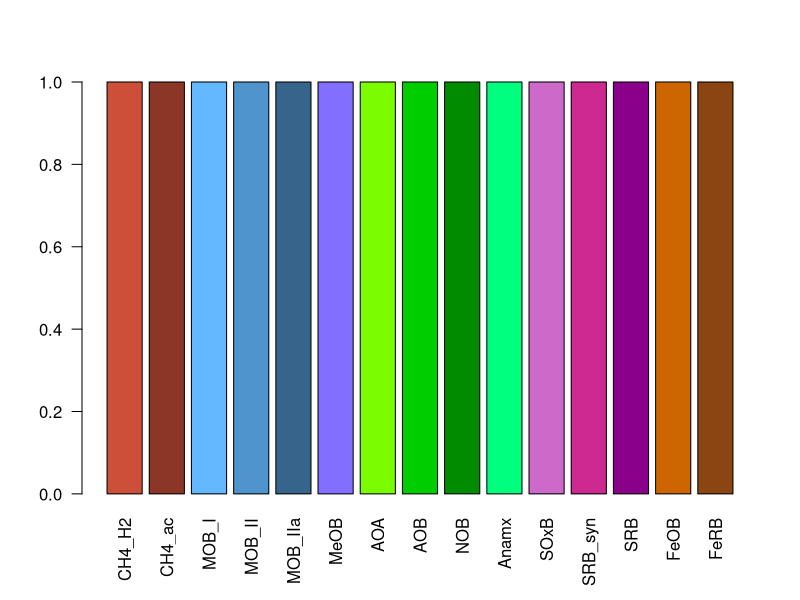

Write R code to recreate this figure.
#################################################################################################
#################################################################################################
# OTU subsetting modules v.0.1
# Split from plotting heatmaps 3.4

#################################################################################################
#################################################################################################
#### OUTLINE ####

### 1) Filter OTU table by sample subset
##   a) OTU sample subsetting Function
#        Delta_OTU <- Samp_subset_OTU(otu_V, Delta_sites)

### 2) Filter corrRank OTUs by correlation cutoff
##   a) Corr Ranks filtered --  For heatmaps
#        corrRank_gU <- unique(corrRank_OTU[1:(ncol(corrRank_OTU)-3)]) # Unique genus data
                                                                       # Drops OTU id, "Taxon" corr[last 3 cols]
#        Corr_filt_r <- unique(corrRanks_filt(otu_V, corrRank_gU, "Genus", 0.5))

##   b) Corr filtered OTUs  -- for barplots
#        CorrFilt_OTU <- corrFilt_OTU(otu_V, CH4corrRanksOTU, "Genus", 0.5)

### 3) Get OTU functional "GUILDS" for BGC cycling
##   a) Function to make grep output DF with OTU #'s
#        methano <- Subs_to_DF(methano)

##   b) Function to retrive 16S Guilds using grep
#        Guild_OTUs <- Get_16S_Guilds(otu_V)

##   c) Generate color pallete for Guilds
#        Made manually, saved as fixed

#################################################################################################
# Import packagaes
suppressMessages(library(Hmisc))
library(ggplot2)
library(RColorBrewer)
library(reshape2)
#suppressMessages(library(cowplot))
#theme_set(theme_grey())

#################################################################################################
## Import testing Data

# Read import module for testing convenience here, still a bit of mucking around in pre-processing
#source("Import_SalOTU_dat_Plot_test_v0.1.R")

# Reimport color legend from barplots
#Taxons3d <-read.table("Test_taxonomy_color_pallete.txt", sep="\t", header = T)
# head(Taxons3d)

#################################################################################################
#################################################################################################

#################################################################################################
#### 1) Sample Subsetting

### Generate separate Delta sites metadata
# Separate Delta Sites (oligo and FW)
#levels(Meta_iTag$SALTgroup)
#Meta_iTag_FW <- Meta_iTag[Meta_iTag$SALTgroup =="FW",]
#Meta_iTag_Oligo <- Meta_iTag[Meta_iTag$SALTgroup =="Oligo",]

#Meta_iTag_Delta <-rbind(Meta_iTag_FW, Meta_iTag_Oligo)
# Meta_iTag_Delta

#Delta_sites <-data.frame(Meta_iTag_Delta[,"Sample"])                 # DF of Delta sites
#colnames(Delta_sites) [1] <- "Sample"                                # Rename column "Sample"
#Delta_sites["Samp_Index"] <- seq(1:nrow(Delta_sites))                # Make sample index for reordering post-merges
# Delta_sites

#####################################
### a) OTU sample subsetting function

# Takes as input an OTU Table and Sample subset, which contains a sample column and index column
# TODO: ABSTRACT VARS IN FUNCTION, ADDING DEFAULTS

# get OTU sample subset function
Samp_subset_OTU = function(otu_V, Samp_subset) { 
# Separate data and taxonomy columns
    Count_cols <- sapply(otu_V, is.numeric)                               # are columns numeric?
    Tax_cols <- otu_V[!Count_cols]                                        # Get Taxonomy columns  dim(Tax_cols)  # head(Tax_cols)
    otu_d <- data.frame(otu_V[Count_cols])                                # Get count data (Sample) columns

    # Subset data columns by Sample subset, using merge on transp.        # Passing column list didn't work, why?
    otu_dT <-data.frame(t(otu_V[Count_cols]))                             # transp. counts and DF 
    otu_dT["Sample"] <- row.names(otu_dT)                                 # Make sample column 
    otu_SubsetT <- merge(Samp_subset, otu_dT)                             # Merge with subset of samples 
    otu_SubsetT <- otu_SubsetT[order(otu_SubsetT["Samp_Index"]),]         # Sort by Sample Index

    # Retranspose and cbind Taxonomy data
    row.names(otu_SubsetT) <- otu_SubsetT[,"Sample"]                      # replace rownames w. Sample names (pre-transp.)
    otu_SubsetT <- otu_SubsetT[3:ncol(otu_SubsetT)]                       # Drop first two cols (Sample, Samp_Index from merge)
    otu_Subset_d <-data.frame(t(otu_SubsetT))                             # Transpose to OTU table               #dim(otu_Delta_d) #head(otu_Delta_d)
    otu_Subset <- cbind(otu_Subset_d, Tax_cols)                           # add back Taxonomy data
    return(otu_Subset)
}

# Subset Delta samples from OTU table
#Delta_OTU <- Samp_subset_OTU(otu_V, Delta_sites)
#head(Delta_OTU)



#################################################################################################
#### 2) Filter corrRank object by correlation cutoff ####

#########################################
### a) Corr Ranks filtered --for heatmaps

# Takes a corrRanks table of correlations, cuts rows with r < r_cut in rank_var
# returns only Taxonomy data and Corr across ranks

corrRanks_filt = function(otu_V, corrRanks, rank_var, r_cut){          # Simplified from v.3.1

    #corrRanks <- CH4corrRanksOTU_Delta 
    #chunk_var <- "Genus"
    rank_r <- paste0(rank_var,"_r")
    abs_rank_r <-paste0("abs_", rank_r)
    #r_cut <- 0.5

    # Get abs val of ranks
    corrRanks[abs_rank_r] <-abs(corrRanks[,rank_r])

    # Get corr filtered ranks 
    corrRanks_F <- corrRanks[corrRanks[,abs_rank_r] > r_cut,]         
    corrRanks_F <- corrRanks_F[,1:(ncol(corrRanks_F)-1)]
    row.names(corrRanks_F) <-  make.unique(as.character(corrRanks_F[,rank_var]))  # Rename rows
    return(corrRanks_F)
    
    
    # Select column of interest, make DF
    #r_Filt_rank <-data.frame(corrRanks_F[, rank_var])
    #colnames(r_Filt_rank)[1] <- rank_var
    #r_Filt_rank[rank_r]<-corrRanks_F[,rank_r]
    #return(r_Filt_rank)
    return(corrRanks_F)
}

# prepare data 
#corrRank_OTU <- CH4corrRanksOTU_Delta
#corrRank_gU <-unique(corrRank_OTU[1:(ncol(corrRank_OTU)-3)])                     # Drop OTU data, Taxonomy corr...   # remove last 3 cols: OTU and Tax corr

# Use corrRanks_Filt function
#Corr_filt_r <- unique(corrRanks_filt(otu_V, corrRank_gU, "Genus", 0.5))
#dim(Corr_filt_r); head(Corr_filt_r)


#########################################
### b) Corr filtered OTUs --for barplots

# Takes OTU table and corrRanks, returns OTUs > corr cutoff r value

# Function to get corr. filtered OTU table from corrRanks object
corrFilt_OTU = function(otu_V, corrRanks, chunk_var, r_cut){

    # Filter corrRanks by abs(chunk_var) > r_cut 
    chunk_r <- paste0(chunk_var,"_r")                               # Get colname tax rank corr. var., here [chunk] 
    abs_chunk_r <-paste0("abs_", chunk_r)                           # Get colname for abs of corr(chunk) 
    corrRanks[abs_chunk_r] <-abs(corrRanks[,chunk_r])               # Get abs val of chunk
    corrRanks_F <- corrRanks[corrRanks[,abs_chunk_r] > r_cut,]      # Get corr filtered corrRanks data 

    # Make DF of corr. filtered Taxa, corr. r values, OTU_ID
    r_Filt_rank <-data.frame(corrRanks_F[,chunk_var])               # Taxa names 
    colnames(r_Filt_rank)[1] <- chunk_var                           # Label Taxa col
    r_Filt_rank[chunk_r]<-corrRanks_F[,chunk_r]                     # Get correlation r values
    r_Filt_rank["OTU"] <- corrRanks_F[,"OTU"]                       # Add OTU column for merge below...      # dim(r_Filt_rank); head(r_Filt_rank)

    # Merge with abundance table 
    otu_Vo <- otu_V                                                 # copy otu table
    otu_Vo["OTU"]<-row.names(otu_Vo)                                # add otu_IDs as col.
    r_Filt_OTU <- merge(otu_Vo, r_Filt_rank)                        # Merge with abundance 
    return(r_Filt_OTU)                                                                                  # dim(r_Filt_OTU); head(r_Filt_OTU)
}


# Test OTU_corr_filt function
#CorrFilt_OTU <- corrFilt_OTU(otu_V, CH4corrRanksOTU, "Genus", 0.5)
#dim(CorrFilt_OTU); head(CorrFilt_OTU)

#CorrFilt_OTU_Delta <- corrFilt_OTU(Delta_OTU, CH4corrRanksOTU_Delta, "Genus", 0.5)
# dim(CorrFilt_OTU_Delta); head(CorrFilt_OTU_Delta)


#################################################################################################
#### 3) Get OTU functional "Guilds" for BGC cycling ####

###################################################
### a) Function to make grep output DF with OTU #'s
# Needed to parse many greps below

## function for grep results to strip Taxa and make factors
Subs_to_DF = function(otu_Sub, Tax_sort="Consensus.lineage"){
    Count_cols <- sapply(otu_Sub, is.numeric)                               # are columns numeric?
    Tax_cols <- otu_Sub[!Count_cols]                                        # Get Taxonomy columns  dim(Tax_cols)  # head(Tax_cols)
    Tax_cols[] <- lapply(Tax_cols, factor)                                   # Convert each col to factor (needed after grep)                      

    #Tax_Sub[] <- lapply(Tax_cols, factor)                                   # Convert each col to factor (needed after grep)                      
    Tax_Sub <-data.frame(Tax_cols)                                           # Make data frame, otu rownames dropped

    #Tax_Sub <-data.frame(Tax_Sub[])                                           # Make data frame, otu rownames dropped
    #Tax_Sub["OTU"]<-row.names(Tax_cols)                                     # Replace OTU names as column
    Tax_Sub <-Tax_Sub[order(Tax_Sub[,Tax_sort]),]                           # sort by Tax_sort
    return(Tax_Sub)
}

##################################################
### b) Function to retrive 16S Guilds using grep
# approximation of BGC function using organism names x Review Papers on function

Get_16S_Guilds = function(otu_V){

    #############################################
    # Methanogens

    methano <- otu_V[grepl("Methano", otu_V$Consensus.lineage),]                        # Get methanogens 
    methano <- Subs_to_DF(methano)                                                      # Fxn to get Taxon. DF with factors   
    methano["Guild"] <- ifelse(methano$Order=='Methanosarcinales', "CH4_ac", "CH4_H2")  # ifelse -> GUILDS
    # Note here did not separate strictly acetoclastic Family Methanosaetaceae from other mixotrophic Methanosarcina(s)
    # dim(methano); levels(methano$Genus); # unique(methano)  # methano

    #############################################
    # Methylotrophs 

    methylo <- otu_V[grepl("Methylo", otu_V$Consensus.lineage),]                                 # Get methylo from OTU table    
    methylo <- Subs_to_DF(methylo)                                                               # use function to get Taxon. DF with factors   

    # Use ifelse to make new column of methylo GUILDS
    # MOB IIa based on Kneif et al. 2015 Front. Microb, other fine differences ignored (e.g. IIb, Ia-c)
    methylo["Guild"] <- ifelse(methylo$Class=='Gammaproteobacteria', "MOB_I", 
                            ifelse(methylo$Family=='Methylocystaceae', "MOB_IIa",            # MOB_IIa called before...
                            ifelse(methylo$Class=='Alphaproteobacteria', "MOB_II",           # all MOB II
                            ifelse(methylo$Class=='Betaproteobacteria', "MeOB", NA ))))      # "Methyoltrophs"

    methylo["Guild"]<-factor(methylo$Guild, levels = c("MOB_I","MOB_II", "MOB_IIa", "MeOB"))     # Reorder Guild factor
    methylo <- methylo[order(methylo$Guild),]                                                    # Sort by Guild
    #dim(methylo); levels(methylo$Genus); levels(methylo$Guild); unique(methylo); #methylo  #levels(MOB_II$Class);

    #############################################
    # ANME  -- weren't included in total, no counts
    ANME <- otu_V[grepl("ANME", otu_V$Consensus.lineage),]                        # Get methylo from OTU table    
    ANME <- Subs_to_DF(ANME)                                                      # use function to get Taxon. DF with factors 
    #ANME

    #############################################
    # Nitrifiers

    # Get ammonia oxidizers and nitrite oxidizers                                 # Slightly trickier than other groups
    nitros <- otu_V[grepl("Nitros", otu_V$Consensus.lineage),]   

    # Get only AOA, AOB (nitroso)
    nitroso <- nitros[grepl("Nitroso", nitros$Consensus.lineage),]       
    nitroso <- Subs_to_DF(nitroso)                                                # use function to get Taxon. DF with factors      
    nitroso["Guild"] <- ifelse(nitroso$Kingdom=='Archaea', "AOA", "AOB")          # Label AOA vs. AOB by Kingdom 
    # dim(nitroso); levels(nitroso$Genus);  #unique(nitroso)

    # Get NOB as opposite set from AOA/AOB, drop SRB
    nitros2 <- nitros[!grepl("Nitroso", nitros$Consensus.lineage),]       
    nitros2 <- nitros2[!grepl("desulfo", nitros2$Consensus.lineage),]             # Drop sulfate reducing Nitrospira (Not MOB), ambigs
    # nitros2 <- nitros2[!grepl("NitrospiralesOR", nitros2$Consensus.lineage),]   # Could drop ambig (Order, could be desulf)
                                                                              # But appears at least one is (+)~CH4
    nitros2 <- Subs_to_DF(nitros2)                                                # use function to get Taxon. DF with factors      
    nitros2["Guild"] <- "NOB"                                                     # dim(nitros2); levels(nitros2$Family);   #unique(nitros2) #nitros2# [1:40,]
    
    #############################################
    # ANAMMOX
    anamox_list <-"(Kuenenia|Anammoxoglobus|Scalindua|Brocadia|Jettenia)"
    anamox <- otu_V[grepl(anamox_list, otu_V$Consensus.lineage),] 
    anamox <- Subs_to_DF(anamox)
    anamox["Guild"] <-"Anamx"                                                     # levels(anamox$Genus); unique(anamox)# anamox; 


    #############################################
    # Sulfate Reducers
    
    # Sourced from SRB reviews: Plugge et al. 2011 Front Microb; Muller et al. 2015 ISMEJ
    Desulf <- otu_V[grepl("Desulf", otu_V$Consensus.lineage),]               # Get Desulfo --ALL

    # Drop non SRB "Desulf"
    Desulf <- Desulf[!grepl("Nitros", Desulf$Consensus.lineage),]            # Drops Nitrospinaceae, in Order: Desulfobacterales 
    Desulf <-Desulf[!grepl("Syntroph",Desulf$Consensus.lineage),]            # Drops Syntrophs (own group), according to Plugge et al. 2011 Front. Microb.
    Desulf <-Desulf[!grepl("Geobacter",Desulf$Consensus.lineage),]           # Drops Geobacter (own group), according to Plugge et al. 2011 Front. Microb.
    Desulf <- Subs_to_DF(Desulf)                                             # dim(Desulf); levels(Desulf$Genus); # unique(Desulf)

    ##### Get misc. SRB (not Desulf), based on Trees in Muller et al. 2015 ISME
    SRB_xtra<-"(Caldiserica|Thermanaeromonas|Sporomusaceae|Carboxydothermus|Pelotomaculum|
                Moorella |Ammonifex|Acetonema|Thermosinus|Thermanaeromonas|Carboxydothermus|Caldiserica|
                Gordonibacter|Thermodesulfobium|Thermodesulfovibrio|Magnetobacterium)" 
    Desulf2 <- otu_V[grepl(SRB_xtra, otu_V$Consensus.lineage),]               # grep SRB_xtra 
    Desulf2 <- Subs_to_DF(Desulf2)                                            # dim(Desulf2); levels(Desulf2$Genus); #unique(Desulf2)# Desulf2; 

    # Sulfate reducing ARCHAEA, from Muller et al. 2015 ISME
    SRA_list<-"(Archeoglobus|Pyrobaculum|Vulcanisaeta|Caldirvirga)"           # Sulfate red. archaea
    SRA <- otu_V[grepl(SRA_list, otu_V$Consensus.lineage),]                   # Get SRA
    SRA <- Subs_to_DF(SRA)                                                    # levels(SRA$Genus); unique(SRA)# SRA

    ## Combine SRB lists and label (note no SRA here so passing over)
    SRB <- rbind(Desulf, Desulf2)
    SRB["Guild"]<-"SRB"
    #dim(SRB); levels(SRB$Genus); #SRB

    ##### Split out syntrophs SEPARATELY
    # several non SRB, non-"Desulfo" syntrophs; eg. several ;o__Clostridiales;f__Syntrophomonadaceae; Delta D;f__Syntrophobacteraceae
    Syntroph <- otu_V[grepl("Syntroph", otu_V$Consensus.lineage),] 
    Syntroph <- Subs_to_DF(Syntroph)
    Syntroph["Guild"] <-"SRB_syn"                                             # dim(Syntroph); levels(Syntroph$Genus); #unique(Syntroph)

    #############################################
    # Sulfur Oxidizers
    # While many are Thio, add rest from Muller et al. 2015 ISMEJ to same list
    SOxB_list<-"(Thio|Allochromatium|Marichromatium|Halochromatium|Alkalilimnicola|Halorhodospira|Ruthia|Vesicomyosocius|Sedimenticola
            Sideroxydans|Sulfuricella|Riegeria|Azospirillum|Rhodomicrobium|Magnetospirillum|Magnetococcus|
            Chlorobium|Chlorobaculum|Prosthecochloris)"
    # 1st line are Gamma prot, Fig. 3;     # 2nd line are B and A prot.;      #  3rd line Chlorobi

    SOxB <- otu_V[grepl(SOxB_list, otu_V$Consensus.lineage),] 
    SOxB <- Subs_to_DF(SOxB)
    SOxB["Guild"] <- "SOxB"                                                   # dim(SOxB); levels(SOxB$Genus); #unique(SOxB)# Desulf2; 
                                                                          # unsure if should add all Chromatiales...substantially increases OTU number
    #############################################
    # Iron Reducers
    #  Get FeRB, probably too limited of a list but taxonomy poorly known.  # Below list from Wikipedia...
    FeRB_list<-"(Geobacter|Shewanella|Thermoanaerobacter|Deferribacter|Geothrix|Albidiferax)"     
    FeRB <- otu_V[grepl(FeRB_list, otu_V$Consensus.lineage),] 
    FeRB <- Subs_to_DF(FeRB)
    FeRB["Guild"] <- "FeRB"
    #dim(FeRB); levels(FeRB$Genus); unique(FeRB)# FeRB; 

    #############################################
    # Iron Oxidizers
    # From Kato et al. 2015 Front Microb, Illbert et al. 2013 Biochemica et Biophysica Acta, recheck against Hedrich 2011 Microbiol.
    FeOB_list<-"(Ferro|Ferro|Lepto|Metallo|Mariprofundus|Gallionella|Sideroxydans|Acidithiobacillus|Rhodopseudomonas|Sulfolobus)"                                 
    FeOB <- otu_V[grepl(FeOB_list, otu_V$Consensus.lineage),] 
    FeOB <- Subs_to_DF(FeOB)
    FeOB["Guild"] <- "FeOB"
    #dim(FeOB); levels(FeOB$Genus); unique(FeOB) # FeOB


    #############################################
    #############################################
    # Combine lists from each guild category
    Guild_fxn_taxa <- rbind(methano, methylo, nitroso, nitros2, anamox, SOxB, Syntroph, SRB, FeOB, FeRB)

    # Make Guilds factor 
    Guilds <- as.character(unique(Guild_fxn_taxa$"Guild"))                              # List Guilds in order of appearance
    Guild_fxn_taxa["Guild"]<-factor(Guild_fxn_taxa$"Guild", levels = Guilds)            # Guilds as factor, in order of appearance

    # Sort by Guild, Consensus.lineage
    Guild_fxn_taxa <-Guild_fxn_taxa[order(Guild_fxn_taxa$Guild, Guild_fxn_taxa['Consensus.lineage']),]
    #dim(Guild_fxn_taxa); levels(Guild_fxn_taxa$Guild); #unique(Guild_fxn_taxa); #head(Guild_fxn_taxa);

    # Add OTUs
    Guild_fxn_taxa["OTU"] <-row.names(Guild_fxn_taxa)

    # Get OTUs as column and extract OTU - Guild mapping for module export
    Guild_otu_cols <-c("Guild", "OTU")
    Guild_OTUs <- Guild_fxn_taxa[,Guild_otu_cols]
    # dim(Guild_OTUs); levels(Guild_OTUs$Guild); head(Guild_OTUs)
return(Guild_OTUs)
}


#### Test get guilds function
#Guild_OTUs <- Get_16S_Guilds(otu_V)
#head(Guild_OTUs)

# note that this only returns a DF of OTUs and Guilds, for OTUs that have guild assignments


#############################################
### c) Generate color pallete for Guilds  -- Deac
# Here manually


# REDO using HEX, following -- note colors listed, then their hex
# http://research.stowers.org/mcm/efg/R/Color/Chart/ColorChart.pdf

#reds <- c("tomato3","tomato4")                                      
reds <- c("#CD4F39","#8B3626")                                             # For Methanos 
#blues <-c("steelblue1", "steelblue3", "steelblue4", "slateblue1")          
blues <-c("#63B8FF", "#4F94CD", "#36648B", "#836FFF")                      # For MOB   
#greens <-c("lawngreen", "green3", "green4", "springgreen4")               
greens <-c("#7CFC00", "#00CD00", "#008B00", "#00FF7F")                     # For AOA,B etc.
#purps <- c("orchid3", "maroon3", "magenta4")                          
purps <- c("#CD69C9", "#CD2990", "#8B008B")                                # For SRB...
#orbrn <- c("darkorgange3", "saddlebrown")                          
orbrn <- c("#CD6600", "#8B4513")                                           # For FeOB/RB

Guild_pal0 <- c(reds, blues, greens, purps, orbrn)                         # Combine guild palletes 
# Guild_pal0

# Get list of Guilds
# Guilds <- levels(Guild_OTUs$Guild)

#### Fixed to keep color pallete running after test data commented out above ####
#dim(Guild_OTUs); levels(Guild_OTUs$Guild); head(Guild_OTUs)
Guilds <- c("CH4_H2", "CH4_ac", "MOB_I", "MOB_II", "MOB_IIa", "MeOB", "AOA", "AOB", "NOB", "Anamx", "SOxB", "SRB_syn", "SRB", "FeOB", "FeRB")

# Make palette with index
color <-as.character(Guild_pal0)                                                       # pal as char
Guild_pal <-cbind(Guilds, color)                                                       # Join Guilds, colors
                         
Guild_colors <-data.frame(Guild_pal)                                                   # Make DF
Guild_colors["G_index"]<-seq(1:nrow(Guild_pal))                                        # Make sorting index
Guild_colors["Guilds"] <- reorder(Guild_colors[,"Guilds"], Guild_colors[,"G_index"])   # Reorder Guild levels
Guild_colors["color"] <- reorder(Guild_colors[,"color"], Guild_colors[,"G_index"])     # Reorder color levels
colnames(Guild_colors)[1]<-"Guild"                                                     # Rename to Guild for merges          
# levels(Guild_colors$Guild); #levels(Guild_colors$color); Guild_colors

# Guild_colors
# WRITE TABLE NEEDED...
write.table(Guild_colors, "Guild_color_palette.txt", sep="\t")
# OR wrap in function

## Show color key
Guild <- levels(Guild_colors$Guild)
Guild_counts <- c(rep(1, length(Guild)))
colors <- as.character(Guild_colors$color)

#options(repr.plot.width=1.5, repr.plot.height=6) 
#barplot(Guilds_counts, col=rev(Guild_pal), names.arg=rev(Guilds), horiz=TRUE, las=2)

options(repr.plot.width=6, repr.plot.height=2) 
barplot(Guild_counts, col=colors, names.arg=Guild, las=2)                               # las = 2 is for rotating text labels 90 degrees
